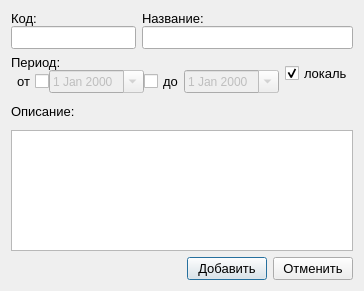
<?xml version="1.0" encoding="UTF-8"?>
<ui version="4.0">
 <class>Dialog</class>
 <widget class="QDialog" name="Dialog">
  <property name="geometry">
   <rect>
    <x>0</x>
    <y>0</y>
    <width>357</width>
    <height>291</height>
   </rect>
  </property>
  <property name="windowTitle">
   <string>Dialog</string>
  </property>
  <layout class="QVBoxLayout" name="verticalLayout_5">
   <item>
    <layout class="QHBoxLayout" name="horizontalLayout">
     <item>
      <layout class="QVBoxLayout" name="verticalLayout">
       <property name="spacing">
        <number>0</number>
       </property>
       <item>
        <widget class="QLabel" name="lblCode">
         <property name="font">
          <font>
           <pointsize>10</pointsize>
          </font>
         </property>
         <property name="text">
          <string>Код:</string>
         </property>
        </widget>
       </item>
       <item>
        <widget class="QLineEdit" name="edtCode">
         <property name="sizePolicy">
          <sizepolicy hsizetype="Fixed" vsizetype="Fixed">
           <horstretch>0</horstretch>
           <verstretch>0</verstretch>
          </sizepolicy>
         </property>
         <property name="font">
          <font>
           <pointsize>10</pointsize>
          </font>
         </property>
        </widget>
       </item>
      </layout>
     </item>
     <item>
      <layout class="QVBoxLayout" name="verticalLayout_2">
       <property name="spacing">
        <number>0</number>
       </property>
       <item>
        <widget class="QLabel" name="lblTitle">
         <property name="font">
          <font>
           <pointsize>10</pointsize>
          </font>
         </property>
         <property name="text">
          <string>Название:</string>
         </property>
        </widget>
       </item>
       <item>
        <widget class="QLineEdit" name="edtTitle">
         <property name="font">
          <font>
           <pointsize>10</pointsize>
          </font>
         </property>
        </widget>
       </item>
      </layout>
     </item>
    </layout>
   </item>
   <item>
    <layout class="QHBoxLayout" name="horizontalLayout_3">
     <item>
      <spacer name="horizontalSpacer">
       <property name="orientation">
        <enum>Qt::Horizontal</enum>
       </property>
       <property name="sizeHint" stdset="0">
        <size>
         <width>40</width>
         <height>20</height>
        </size>
       </property>
      </spacer>
     </item>
     <item>
      <layout class="QVBoxLayout" name="verticalLayout_3">
       <property name="spacing">
        <number>0</number>
       </property>
       <item>
        <widget class="QLabel" name="lblPeriod">
         <property name="font">
          <font>
           <pointsize>10</pointsize>
          </font>
         </property>
         <property name="text">
          <string>Период:</string>
         </property>
        </widget>
       </item>
       <item>
        <layout class="QHBoxLayout" name="horizontalLayout_2">
         <item>
          <widget class="QCheckBox" name="cbxFromEnable">
           <property name="font">
            <font>
             <pointsize>10</pointsize>
            </font>
           </property>
           <property name="layoutDirection">
            <enum>Qt::RightToLeft</enum>
           </property>
           <property name="text">
            <string>от</string>
           </property>
          </widget>
         </item>
         <item>
          <widget class="QDateEdit" name="edtFrom">
           <property name="enabled">
            <bool>false</bool>
           </property>
           <property name="calendarPopup">
            <bool>true</bool>
           </property>
          </widget>
         </item>
         <item>
          <widget class="QCheckBox" name="cbxToEnabled">
           <property name="font">
            <font>
             <pointsize>10</pointsize>
            </font>
           </property>
           <property name="text">
            <string>до</string>
           </property>
          </widget>
         </item>
         <item>
          <widget class="QDateEdit" name="edtTo">
           <property name="enabled">
            <bool>false</bool>
           </property>
           <property name="calendarPopup">
            <bool>true</bool>
           </property>
          </widget>
         </item>
        </layout>
       </item>
      </layout>
     </item>
     <item>
      <spacer name="horizontalSpacer_2">
       <property name="orientation">
        <enum>Qt::Horizontal</enum>
       </property>
       <property name="sizeHint" stdset="0">
        <size>
         <width>40</width>
         <height>20</height>
        </size>
       </property>
      </spacer>
     </item>
     <item>
      <widget class="QCheckBox" name="cbxLocal">
       <property name="font">
        <font>
         <pointsize>10</pointsize>
        </font>
       </property>
       <property name="text">
        <string>локаль</string>
       </property>
       <property name="checked">
        <bool>true</bool>
       </property>
      </widget>
     </item>
     <item>
      <spacer name="horizontalSpacer_3">
       <property name="orientation">
        <enum>Qt::Horizontal</enum>
       </property>
       <property name="sizeHint" stdset="0">
        <size>
         <width>40</width>
         <height>20</height>
        </size>
       </property>
      </spacer>
     </item>
    </layout>
   </item>
   <item>
    <layout class="QVBoxLayout" name="verticalLayout_4">
     <item>
      <widget class="QLabel" name="lblComment">
       <property name="font">
        <font>
         <pointsize>10</pointsize>
        </font>
       </property>
       <property name="text">
        <string>Описание:</string>
       </property>
      </widget>
     </item>
     <item>
      <widget class="QTextEdit" name="edtComment">
       <property name="maximumSize">
        <size>
         <width>16777215</width>
         <height>121</height>
        </size>
       </property>
       <property name="font">
        <font>
         <pointsize>10</pointsize>
        </font>
       </property>
      </widget>
     </item>
    </layout>
   </item>
   <item>
    <layout class="QHBoxLayout" name="horizontalLayout_4">
     <item>
      <widget class="QLabel" name="lblErrorMsg">
       <property name="font">
        <font>
         <pointsize>10</pointsize>
        </font>
       </property>
       <property name="styleSheet">
        <string notr="true"/>
       </property>
       <property name="text">
        <string/>
       </property>
      </widget>
     </item>
     <item>
      <widget class="QPushButton" name="btnOK">
       <property name="sizePolicy">
        <sizepolicy hsizetype="Fixed" vsizetype="Fixed">
         <horstretch>0</horstretch>
         <verstretch>0</verstretch>
        </sizepolicy>
       </property>
       <property name="font">
        <font>
         <pointsize>10</pointsize>
        </font>
       </property>
       <property name="text">
        <string>Добавить</string>
       </property>
      </widget>
     </item>
     <item>
      <widget class="QPushButton" name="btnCancel">
       <property name="sizePolicy">
        <sizepolicy hsizetype="Fixed" vsizetype="Fixed">
         <horstretch>0</horstretch>
         <verstretch>0</verstretch>
        </sizepolicy>
       </property>
       <property name="font">
        <font>
         <pointsize>10</pointsize>
        </font>
       </property>
       <property name="text">
        <string>Отменить</string>
       </property>
      </widget>
     </item>
    </layout>
   </item>
  </layout>
 </widget>
 <resources/>
 <connections>
  <connection>
   <sender>cbxToEnabled</sender>
   <signal>toggled(bool)</signal>
   <receiver>edtTo</receiver>
   <slot>setEnabled(bool)</slot>
   <hints>
    <hint type="sourcelabel">
     <x>293</x>
     <y>85</y>
    </hint>
    <hint type="destinationlabel">
     <x>357</x>
     <y>85</y>
    </hint>
   </hints>
  </connection>
  <connection>
   <sender>cbxFromEnable</sender>
   <signal>toggled(bool)</signal>
   <receiver>edtFrom</receiver>
   <slot>setEnabled(bool)</slot>
   <hints>
    <hint type="sourcelabel">
     <x>158</x>
     <y>85</y>
    </hint>
    <hint type="destinationlabel">
     <x>230</x>
     <y>85</y>
    </hint>
   </hints>
  </connection>
 </connections>
</ui>
